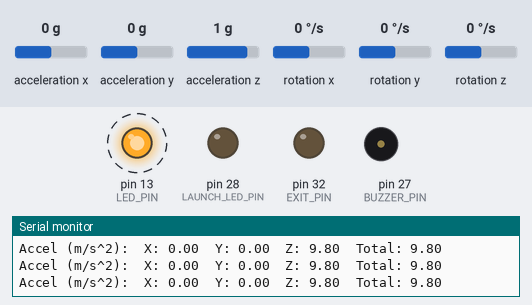
Recording of a sketch running on a simulated Arduino Mega 2560, built with avr-gcc and run on an emulated ATmega2560. Parts: output pins drawn as LEDs (lit = HIGH), buzzer (waves = sounding, pin HIGH), the last lines printed to the serial monitor. Dashed ring = blinking. The test bench sets the inputs (shaded band); at power-on: acceleration x 0 g, acceleration y 0 g, acceleration z 1 g, rotation x 0 °/s, rotation y 0 °/s, rotation z 0 °/s. At 9.4 s the program stops and its outputs stay as they are.

Above: at 1.13 s.
1.3 s: acceleration x set to -1 g
4.3 s: acceleration x set to -1.3 g
At 5.1 s:
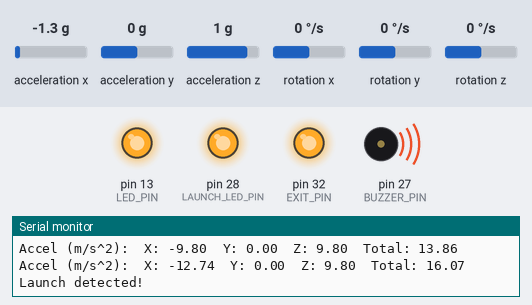
At 10.1 s:
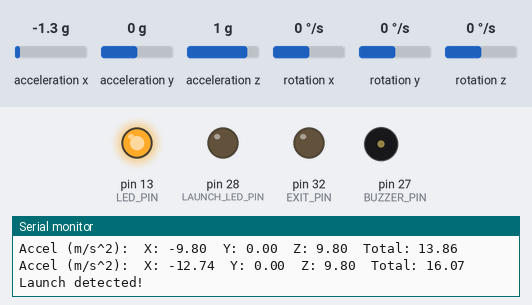
Timing chart, 0 to 10.9 s (numbered marks = the images above; inputs shaded):
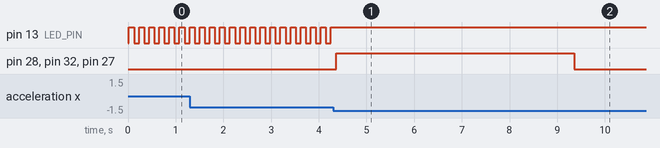

Measured:
- the behaviour switches between -1.1 and -1.2 g on acceleration x (found by bisection; images 0 and 1)
- after the input at 4.3 s, pin 13 (LED_PIN): stops changing and stays HIGH; pin 28 (LAUNCH_LED_PIN), pin 32 (EXIT_PIN), pin 27 (BUZZER_PIN): LOW → HIGH after 0.06 s, → LOW 5.0 s later
- by itself, pin 13 (LED_PIN): alternates HIGH for 0.11 s and LOW for 0.11 s

The sketch:

laundetection.ino
```cpp
#include "I2Cdev.h"
#include "MPU6050.h"

#if I2CDEV_IMPLEMENTATION == I2CDEV_ARDUINO_WIRE
    #include "Wire.h"
#endif

MPU6050 accelgyro;

int16_t ax, ay, az;
int16_t gx, gy, gz;

#define LED_PIN 13  // Activity LED
#define BUZZER_PIN 27
#define LAUNCH_LED_PIN 28
#define EXIT_PIN 32

bool blinkState = false;

const float ACC_THRESHOLD = 15.0;  // Threshold acceleration in m/s² to detect launch
const int SAMPLE_COUNT = 1;       // Number of consistent samples for detection
float ax_mps2, ay_mps2, az_mps2;   // Acceleration in m/s²
int consistentLaunchReadings = 0;

void setup() {
    #if I2CDEV_IMPLEMENTATION == I2CDEV_ARDUINO_WIRE
        Wire.begin();
    #endif

    Serial.begin(38400);

    Serial.println("Initializing I2C devices...");
    accelgyro.initialize();

    Serial.println("Testing device connections...");
    Serial.println(accelgyro.testConnection() ? "MPU6050 connection successful" : "MPU6050 connection failed");

    pinMode(LED_PIN, OUTPUT);
    pinMode(BUZZER_PIN, OUTPUT);
    pinMode(LAUNCH_LED_PIN, OUTPUT);
    pinMode(EXIT_PIN, OUTPUT);

    digitalWrite(BUZZER_PIN, LOW);
    digitalWrite(LAUNCH_LED_PIN, LOW);
    digitalWrite(EXIT_PIN, LOW);
}

void loop() {
    // Read raw accel/gyro measurements
    accelgyro.getMotion6(&ax, &ay, &az, &gx, &gy, &gz);

    // Convert raw data to m/s² (assuming +/-2g sensitivity)
    ax_mps2 = (float)ax / 16384.0 * 9.8;
    ay_mps2 = (float)ay / 16384.0 * 9.8;
    az_mps2 = (float)az / 16384.0 * 9.8;

    // Calculate the resultant acceleration vector magnitude
    float totalAccel = sqrt(ax_mps2 * ax_mps2 + ay_mps2 * ay_mps2 + az_mps2 * az_mps2);

    // Print acceleration values
    Serial.print("Accel (m/s^2):\t");
    Serial.print("X: "); Serial.print(ax_mps2); Serial.print("\t");
    Serial.print("Y: "); Serial.print(ay_mps2); Serial.print("\t");
    Serial.print("Z: "); Serial.print(az_mps2); Serial.print("\t");
    Serial.print("Total: "); Serial.println(totalAccel);

    // Check for launch condition
    if (totalAccel > ACC_THRESHOLD) {
        consistentLaunchReadings++;
        if (consistentLaunchReadings >= SAMPLE_COUNT) {
            // Launch detected
            Serial.println("Launch detected!");
            digitalWrite(BUZZER_PIN, HIGH);        // Activate buzzer
            digitalWrite(LAUNCH_LED_PIN, HIGH);   // Turn on LED
            digitalWrite(EXIT_PIN, HIGH);
            delay(5000);       // Set exit condition
            digitalWrite(BUZZER_PIN, LOW);        // Activate buzzer
            digitalWrite(LAUNCH_LED_PIN, LOW);   // Turn on LED
            digitalWrite(EXIT_PIN, LOW);

            // Exit the loop
            while (1);  // Infinite loop to stop further execution
        }
    } else {
        consistentLaunchReadings = 0;  // Reset counter if threshold not met
    }

    // Blink activity LED
    blinkState = !blinkState;
    digitalWrite(LED_PIN, blinkState);

    delay(100);  // Delay for stability
}
```
